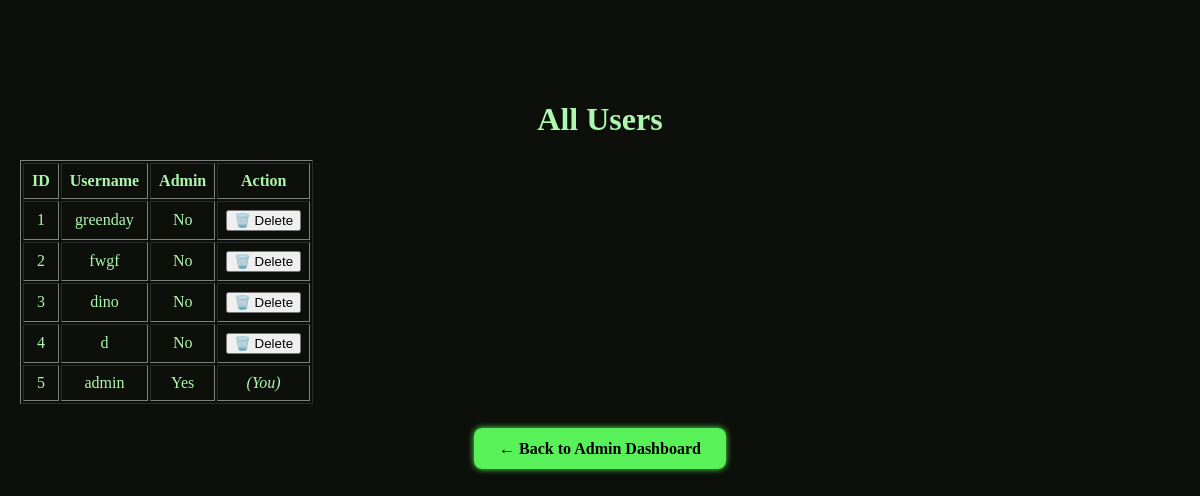
Page /admin/users (signed in) on the earlier database version.
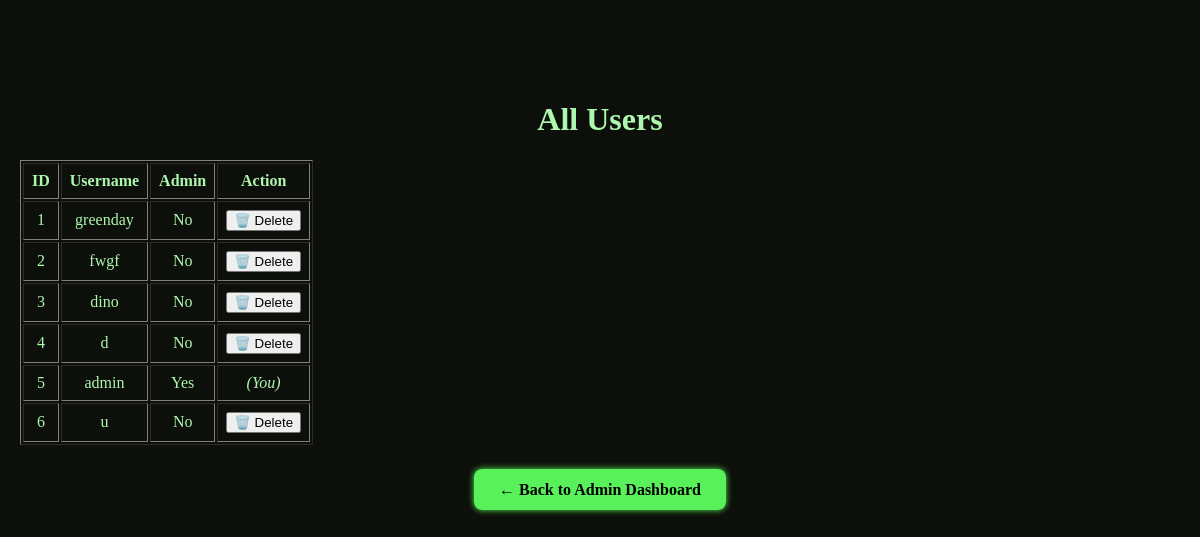
Same page on the later database version.
### tables this page shows
CREATE TABLE users (
    id INTEGER PRIMARY KEY AUTOINCREMENT,
    username TEXT NOT NULL UNIQUE,
    password TEXT NOT NULL
, is_admin INTEGER DEFAULT 0);

### app.py (the view)
@app.route('/admin/users')
def admin_users():
    if not session.get('is_admin'):
        return "Access denied", 403
    conn = get_db_connection()
    users = conn.execute('SELECT id, username, is_admin FROM users').fetchall()
    conn.close()
    return render_template('admin_users.html', users=users)

### app.py (called while the page is built)
def get_db_connection():
    conn = sqlite3.connect('database.db')
    conn.row_factory = sqlite3.Row
    return conn

### templates/admin_users.html (shortened to what this page needs)
<!DOCTYPE html>
<html>
<head>
    <link rel="stylesheet" href="{{ url_for('static', filename='style.css') }}">
</head>
<body>
    <main>
        <h1>All Users</h1>
        <table border="1" cellpadding="8">
            <tr>
                <th>ID</th>
                <th>Username</th>
                <th>Admin</th>
                <th>Action</th>
            </tr>
            {% for user in users %}
            <tr>
                <td>{{ user.id }}</td>
                <td>{{ user.username }}</td>
                <td>{{ "Yes" if user.is_admin else "No" }}</td>
                <td>
                    {% if user.username != session.username %}
                    <form method="POST" action="/admin/delete_user/{{ user.id }}" style="display:inline;">
                        <button type="submit">🗑️ Delete</button>
                    </form>
                    {% else %}
                    <em>(You)</em>
                    {% endif %}
                </td>
            </tr>
            {% endfor %}
        </table>
        <br><br>
        <a href="/admin" class="btn">← Back to Admin Dashboard</a>
    </main>
</body>
</html>

### static/style.css (style rules this page uses)
body { margin: 0; min-height: 100vh; display: flex; flex-direction: column; font-family: 'Georgia', serif; background-color: #0c0f0a; color: #aef7ae; }
main { flex: 1; text-align: center; padding: 80px 20px 40px; }
.btn { padding: 12px 25px; background-color: #59f159; color: black; text-decoration: none; font-weight: bold; border-radius: 8px; transition: background-color 0.3s, box-shadow 0.3s; box-shadow: 0 0 6px #59f159; }

Differences in the rows shown:
added users: id "6", username "u", is_admin "No"
